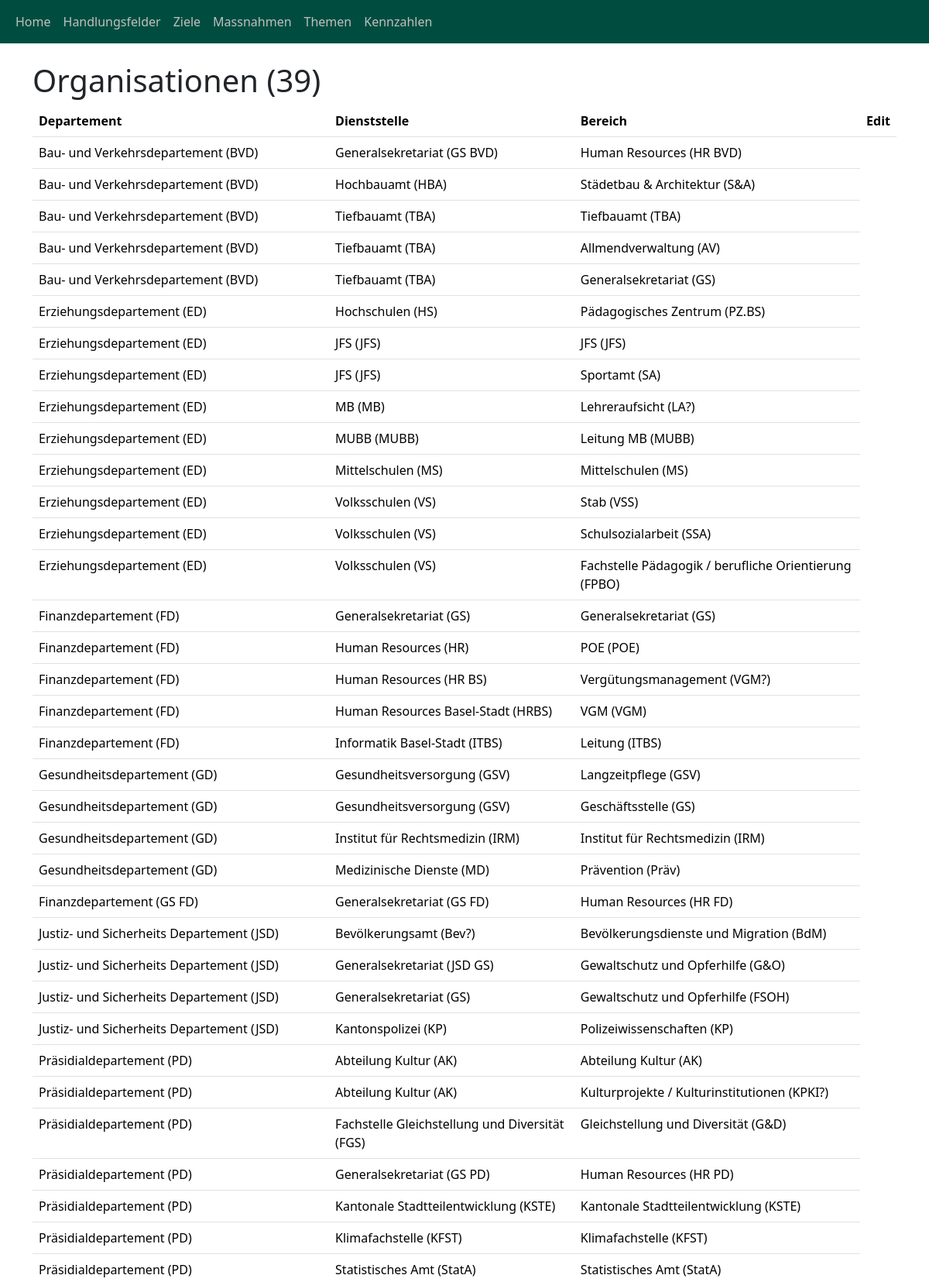
Page /index/organisationen/ (upper part) on the committed database.
### objective_manager_app/models.py (models this page shows, shortened)
class Organisation(models.Model):
    departement = models.CharField(max_length=200)
    dienststelle = models.CharField(max_length=200)
    bereich = models.CharField(max_length=200)
    departement_kuerzel = models.CharField(max_length=200)
    dienststelle_kuerzel = models.CharField(max_length=200)
    bereich_kuerzel = models.CharField(max_length=200)
    class Meta:
        ordering = ["departement_kuerzel", "dienststelle"]

### objective_manager_app/views.py (the view)
# urls.py: path("organisationen/", views.organisationen_list, name="organisationen_list"),
def organisationen_list(request):
    organisationen = Organisation.objects.all()
    strategie_auswahl_id = request.session.get("strategie_id", None)
    strategie_auswahl = (
        Strategie.objects.get(id=strategie_auswahl_id) if strategie_auswahl_id else None
    )
    context = {
        "organisationen": organisationen,
        "strategie": strategie_auswahl,
    }
    return render(request, "objective_manager_app/organisationen_list.html", context)

### objective_manager_app/templatetags/custom_filters.py (called while the page is built)
@register.filter(name='is_in_group')
def is_in_group(user, group_name):
    if user.is_authenticated:
        return user.groups.filter(name=group_name).exists()
    return False

### templates/objective_manager_app/organisationen_list.html (shortened to what this page needs)
{% extends "base.html" %}
{% load custom_filters%}
{% block content %}
    <div class="container">
        <h1>Organisationen ({{organisationen|length}})</h1>
        <table class="table">
            <thead>
                <tr>
                    <th>Departement</th>
                    <th>Dienststelle</th>
                    <th>Bereich</th>
                    <th>Edit</th>
                </tr>
            </thead>
            <tbody>
                {% for organisation in organisationen %}
                <tr>
                    <td>{{ organisation.departement }} ({{ organisation.departement_kuerzel }})</td>
                    <td>{{ organisation.dienststelle }} ({{ organisation.dienststelle_kuerzel }})</td>
                    <td>{{ organisation.bereich }} ({{ organisation.bereich_kuerzel }})</td>
                </tr>
                {% endfor %}
            </tbody>
        </table>
    </div>
{% endblock %}

### rows in the picture
Organisation: departement "Bau- und Verkehrsdepartement", departement_kuerzel "BVD", dienststelle "Generalsekretariat", dienststelle_kuerzel "GS BVD", bereich "Human Resources", bereich_kuerzel "HR BVD"
Organisation: departement "Bau- und Verkehrsdepartement", departement_kuerzel "BVD", dienststelle "Hochbauamt", dienststelle_kuerzel "HBA", bereich "Städetbau & Architektur", bereich_kuerzel "S&A"
Organisation: departement "Bau- und Verkehrsdepartement", departement_kuerzel "BVD", dienststelle "Tiefbauamt", dienststelle_kuerzel "TBA", bereich "Tiefbauamt", bereich_kuerzel "TBA"
Organisation: departement "Bau- und Verkehrsdepartement", departement_kuerzel "BVD", dienststelle "Tiefbauamt", dienststelle_kuerzel "TBA", bereich "Allmendverwaltung", bereich_kuerzel "AV"
Organisation: departement "Bau- und Verkehrsdepartement", departement_kuerzel "BVD", dienststelle "Tiefbauamt", dienststelle_kuerzel "TBA", bereich "Generalsekretariat", bereich_kuerzel "GS"
Organisation: departement "Erziehungsdepartement", departement_kuerzel "ED", dienststelle "Hochschulen", dienststelle_kuerzel "HS", bereich "Pädagogisches Zentrum", bereich_kuerzel "PZ.BS"
Organisation: departement "Erziehungsdepartement", departement_kuerzel "ED", dienststelle "JFS", dienststelle_kuerzel "JFS", bereich "JFS", bereich_kuerzel "JFS"
Organisation: departement "Erziehungsdepartement", departement_kuerzel "ED", dienststelle "JFS", dienststelle_kuerzel "JFS", bereich "Sportamt", bereich_kuerzel "SA"
Organisation: departement "Erziehungsdepartement", departement_kuerzel "ED", dienststelle "MB", dienststelle_kuerzel "MB", bereich "Lehreraufsicht", bereich_kuerzel "LA?"
Organisation: departement "Erziehungsdepartement", departement_kuerzel "ED", dienststelle "MUBB", dienststelle_kuerzel "MUBB", bereich "Leitung MB", bereich_kuerzel "MUBB"
Organisation: departement "Erziehungsdepartement", departement_kuerzel "ED", dienststelle "Mittelschulen", dienststelle_kuerzel "MS", bereich "Mittelschulen", bereich_kuerzel "MS"
Organisation: departement "Erziehungsdepartement", departement_kuerzel "ED", dienststelle "Volksschulen", dienststelle_kuerzel "VS", bereich "Stab", bereich_kuerzel "VSS"
Organisation: departement "Erziehungsdepartement", departement_kuerzel "ED", dienststelle "Volksschulen", dienststelle_kuerzel "VS", bereich "Schulsozialarbeit", bereich_kuerzel "SSA"
Organisation: departement "Erziehungsdepartement", departement_kuerzel "ED", dienststelle "Volksschulen", dienststelle_kuerzel "VS", bereich "Fachstelle Pädagogik / berufliche Orientierung", bereich_kuerzel "FPBO"
Organisation: departement "Finanzdepartement", departement_kuerzel "FD", dienststelle "Generalsekretariat", dienststelle_kuerzel "GS", bereich "Generalsekretariat", bereich_kuerzel "GS"
Organisation: departement "Finanzdepartement", departement_kuerzel "FD", dienststelle "Human Resources", dienststelle_kuerzel "HR", bereich "POE", bereich_kuerzel "POE"
Organisation: departement "Finanzdepartement", departement_kuerzel "FD", dienststelle "Human Resources", dienststelle_kuerzel "HR BS", bereich "Vergütungsmanagement", bereich_kuerzel "VGM?"
Organisation: departement "Finanzdepartement", departement_kuerzel "FD", dienststelle "Human Resources Basel-Stadt", dienststelle_kuerzel "HRBS", bereich "VGM", bereich_kuerzel "VGM"
Organisation: departement "Finanzdepartement", departement_kuerzel "FD", dienststelle "Informatik Basel-Stadt", dienststelle_kuerzel "ITBS", bereich "Leitung", bereich_kuerzel "ITBS"
Organisation: departement "Gesundheitsdepartement", departement_kuerzel "GD", dienststelle "Gesundheitsversorgung", dienststelle_kuerzel "GSV", bereich "Langzeitpflege", bereich_kuerzel "GSV"
Organisation: departement "Gesundheitsdepartement", departement_kuerzel "GD", dienststelle "Gesundheitsversorgung", dienststelle_kuerzel "GSV", bereich "Geschäftsstelle", bereich_kuerzel "GS"
Organisation: departement "Gesundheitsdepartement", departement_kuerzel "GD", dienststelle "Institut für Rechtsmedizin", dienststelle_kuerzel "IRM", bereich "Institut für Rechtsmedizin", bereich_kuerzel "IRM"
Organisation: departement "Gesundheitsdepartement", departement_kuerzel "GD", dienststelle "Medizinische Dienste", dienststelle_kuerzel "MD", bereich "Prävention", bereich_kuerzel "Präv"
Organisation: departement "Finanzdepartement", departement_kuerzel "GS FD", dienststelle "Generalsekretariat", dienststelle_kuerzel "GS FD", bereich "Human Resources", bereich_kuerzel "HR FD"
Organisation: departement "Justiz- und Sicherheits Departement", departement_kuerzel "JSD", dienststelle "Bevölkerungsamt", dienststelle_kuerzel "Bev?", bereich "Bevölkerungsdienste und Migration", bereich_kuerzel "BdM"
Organisation: departement "Justiz- und Sicherheits Departement", departement_kuerzel "JSD", dienststelle "Generalsekretariat", dienststelle_kuerzel "JSD GS", bereich "Gewaltschutz und Opferhilfe", bereich_kuerzel "G&O"
Organisation: departement "Justiz- und Sicherheits Departement", departement_kuerzel "JSD", dienststelle "Generalsekretariat", dienststelle_kuerzel "GS", bereich "Gewaltschutz und Opferhilfe", bereich_kuerzel "FSOH"
Organisation: departement "Justiz- und Sicherheits Departement", departement_kuerzel "JSD", dienststelle "Kantonspolizei", dienststelle_kuerzel "KP", bereich "Polizeiwissenschaften", bereich_kuerzel "KP"
Organisation: departement "Präsidialdepartement", departement_kuerzel "PD", dienststelle "Abteilung Kultur", dienststelle_kuerzel "AK", bereich "Abteilung Kultur", bereich_kuerzel "AK"
Organisation: departement "Präsidialdepartement", departement_kuerzel "PD", dienststelle "Abteilung Kultur", dienststelle_kuerzel "AK", bereich "Kulturprojekte / Kulturinstitutionen", bereich_kuerzel "KPKI?"
Organisation: departement "Präsidialdepartement", departement_kuerzel "PD", dienststelle "Fachstelle Gleichstellung und Diversität", dienststelle_kuerzel "FGS", bereich "Gleichstellung und Diversität", bereich_kuerzel "G&D"
Organisation: departement "Präsidialdepartement", departement_kuerzel "PD", dienststelle "Generalsekretariat", dienststelle_kuerzel "GS PD", bereich "Human Resources", bereich_kuerzel "HR PD"
Organisation: departement "Präsidialdepartement", departement_kuerzel "PD", dienststelle "Kantonale Stadtteilentwicklung", dienststelle_kuerzel "KSTE", bereich "Kantonale Stadtteilentwicklung", bereich_kuerzel "KSTE"
Organisation: departement "Präsidialdepartement", departement_kuerzel "PD", dienststelle "Klimafachstelle", dienststelle_kuerzel "KFST", bereich "Klimafachstelle", bereich_kuerzel "KFST"
Organisation: departement "Präsidialdepartement", departement_kuerzel "PD", dienststelle "Statistisches Amt", dienststelle_kuerzel "StatA", bereich "Statistisches Amt", bereich_kuerzel "StatA"

### other values in the picture
{{ organisationen|length }} "39"
